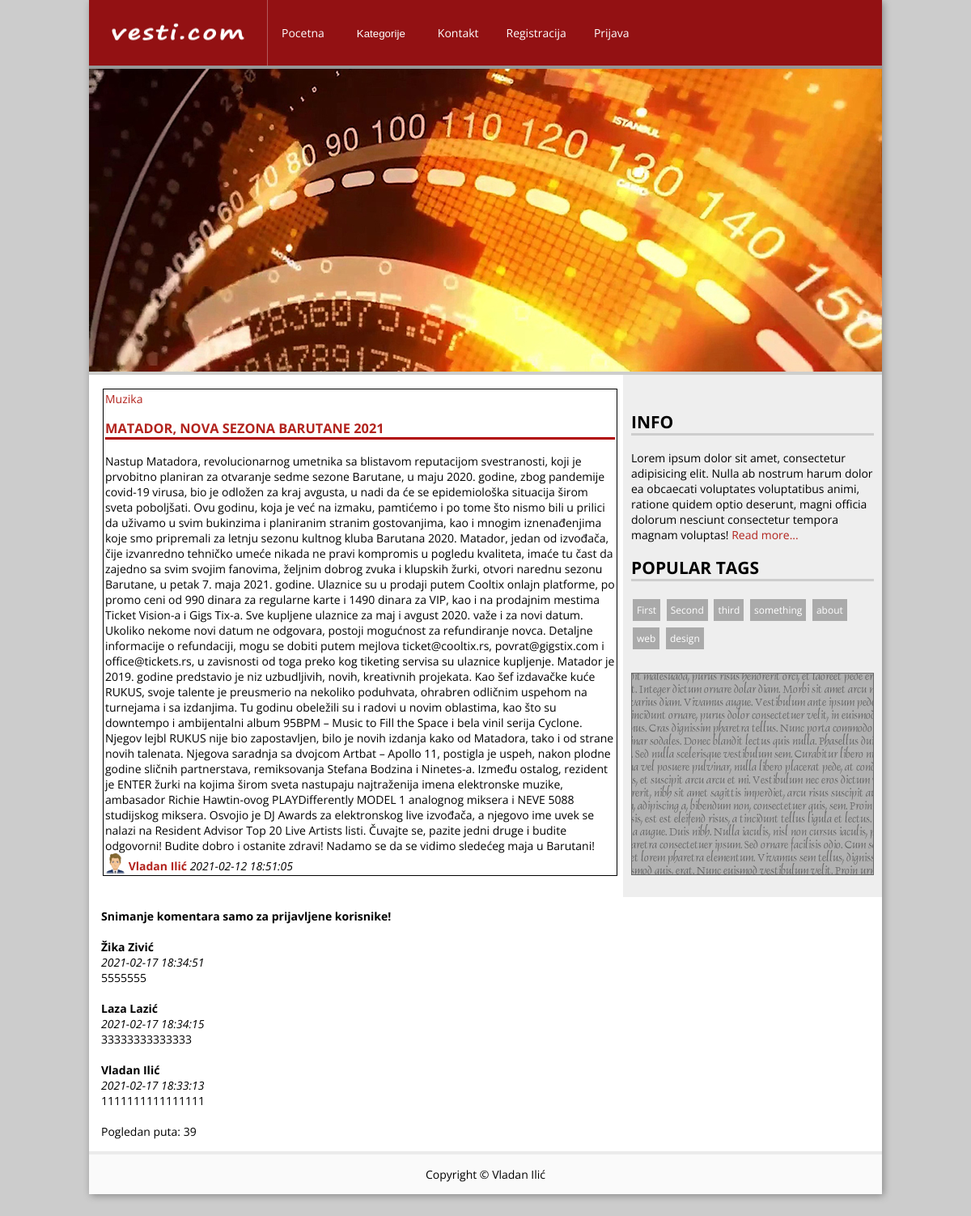
Screenshot of /vesti.php?id=12 with the database file from the repository.
### tables this page shows
CREATE TABLE IF NOT EXISTS `komentari` (
  `id` int(3) UNSIGNED NOT NULL AUTO_INCREMENT,
  `idVesti` int(3) NOT NULL,
  `ime` varchar(50) NOT NULL,
  `komentar` text NOT NULL,
  `vreme` timestamp NOT NULL DEFAULT CURRENT_TIMESTAMP,
  `dozvoljen` int(11) NOT NULL DEFAULT '0',
  PRIMARY KEY (`id`)
);

### klase/classBaza.php (called while the page is built, shortened)
<?php
class Baza{
    protected $lokacija;
    protected $korime;
    protected $lozinka;
    protected $baza;
    protected $db;
    public function __construct(){
        $this->lokacija="localhost";
        $this->korime="root";
        $this->lozinka="";
        $this->baza="news";
    }
    public function connect(){
        $this->db=@mysqli_connect($this->lokacija, $this->korime, $this->lozinka, $this->baza);
        return $this->db;
    }
    public function query($upit){
        return mysqli_query($this->db, $upit);
    }
    public function fetch_object($rez){
        return mysqli_fetch_object($rez);
    }
}
?>

### funkcije.php (called while the page is built, shortened)
<?php
function login()
{
    if(isset($_SESSION['id']) and isset($_SESSION['ime']) and isset($_SESSION['status']))
        return true;
    else if(isset($_COOKIE['id']) and isset($_COOKIE['ime']) and isset($_COOKIE['status']) )
    {
        $_SESSION['id']=$_COOKIE['id'];
        $_SESSION['ime']=$_COOKIE['ime'];
        $_SESSION['status']=$_COOKIE['status'];
        return true;
    }
    else
        return false;
}
?>

### vesti.php (the view, shortened to what this page needs)
<?php
$db=new Baza();
?>
<!DOCTYPE html>
<html lang="sr">
<head>
    <link href="css/style.css" rel="stylesheet">
</head>
<body>
<div id="wrapper">
    <?php include_once("_menu.php");?>
    <div class="content">
        <div id="main">
        <?php
              if(isset($_GET['id']))$upit="SELECT * FROM vwvesti WHERE obrisan=0 AND id=".$_GET['id'];
              $rez=$db->query($upit);
              while($red=$db->fetch_object($rez))
              {
                  echo "<div style='border: 1px solid black; width:100%;margin:2px;padding:2px'>";
                  echo "<a href='index.php?kategorija=".$red->kategorija."'>".$red->naziv."</a><br>";
                  echo "<h3><a href='vesti.php?id=".$red->id."'>".$red->naslov."</a></h3>";
                  echo $red->tekst;
                  echo "<br>";
                  if(file_exists("avatar/".$red->autor.".jpg")) $slika="avatar/".$red->autor.".jpg";
                  else $slika="avatar/nouser.jpg";
                  echo "<img src='{$slika}' height='25px'> ";
                  echo "<b><a href='index.php?autor=".$red->autor."'>".$red->ime ." ".$red->prezime."</a></b> <i>".$red->vreme."</i><br>";
                  echo "</div>";
                  $pogledan=$red->pogledan;
              }
              $upit="UPDATE vesti SET pogledan=pogledan+1 WHERE id=".$_GET['id'];
              $db->query($upit);
          ?>
<br><br>
<?php
          if(isset($_GET['id']))
          {
              $id=$_GET['id'];
          }
?>
<?php if(Login())
     { ?>
          <form action="vesti.php?id=<?= $id?>" method="post">
              <textarea name="komentar" id="komentar" cols="30" rows="10" placeholder="Unesite komentar" required></textarea><br><br>
              <button>Snimite komentar</button>
          </form>
          <br><br>
<?php }
else echo "<b>Snimanje komentara samo za prijavljene korisnike!</b><br><br>";
?>
          <?php
          $upit="SELECT * FROM komentari WHERE idvesti={$id} AND dozvoljen=1 ORDER by vreme DESC";
          $rez=$db->query($upit);
          while($red=$db->fetch_object($rez))
          {
              echo "<div>";
              echo "<div><b>{$red->ime}</b> <br> <i>{$red->vreme}</i></div>";
              echo "<div>{$red->komentar}</div>";
              echo "</div><br>";
          }
              echo "Pogledan puta: ".$pogledan;
               ?>
        </div>
        <?php include_once("_sidebar.php")?>
        </div>
        <?php include_once("_futer.php")?>
    </div>
</body>
</html>

### css/style.css (style rules this page uses)
body { background-color: #ccc; font-family: "Open Sans"; font-size: 0.875rem; margin:0; padding: 0; }
h1, h2, h3, h4, h5, h6 { text-transform: uppercase; border-bottom: 3px solid #b00203; }
a { text-decoration: none; color:#b2231d; }
img { vertical-align: bottom; }
#wrapper { background-color: white; width: 980px; margin: 0 auto 50px; border-radius: 2px; box-shadow: 2px 2px 10px #888888; }
.content { display:flex; align-items:flex-start; }
#main { padding: 15px; flex-basis: 630px; }

### rows the page displays
komentari: ime "Žika Zivić", vreme "2021-02-17 18:34:51", komentar "5555555"
komentari: ime "Laza Lazić", vreme "2021-02-17 18:34:15", komentar "33333333333333"
komentari: ime "Vladan Ilić", vreme "2021-02-17 18:33:13", komentar "1111111111111111"

### other values shown
$red->naziv "Muzika"
$red->naslov "MATADOR, NOVA SEZONA BARUTANE 2021"
$red->ime "Vladan"
$red->prezime "Ilić"
$red->vreme "2021-02-12 18:51:05"
$pogledan "39"
